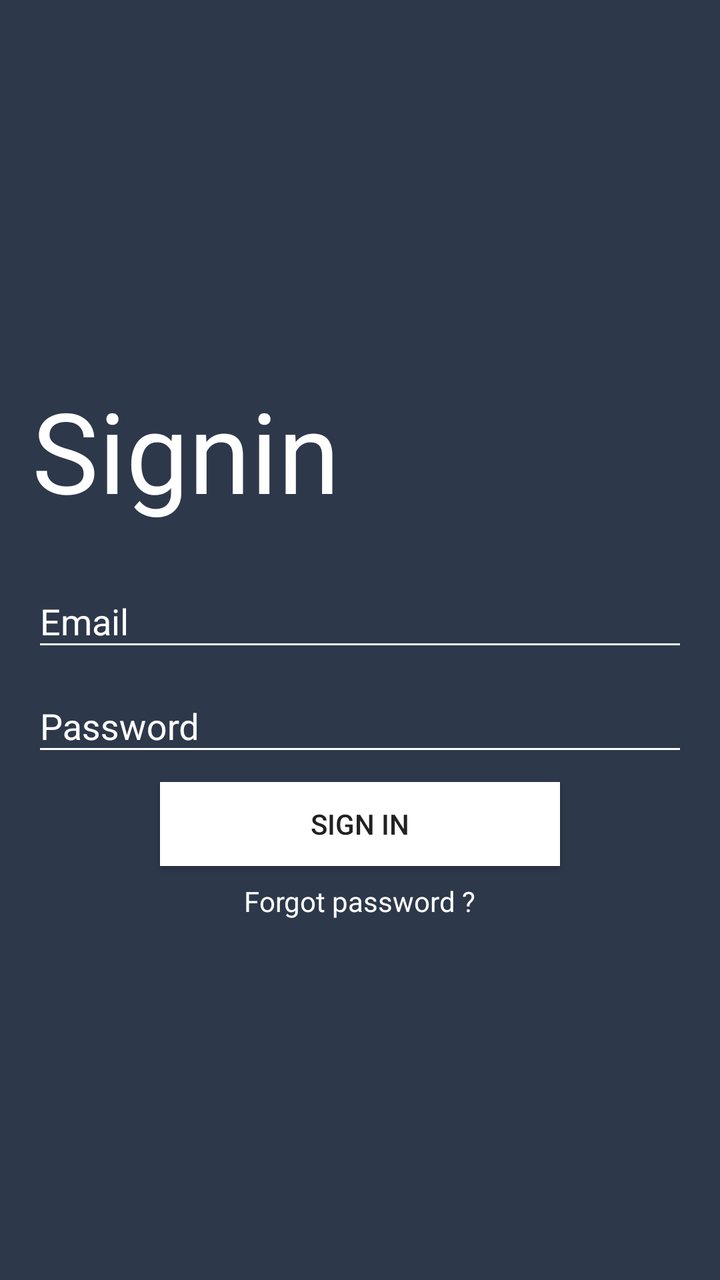
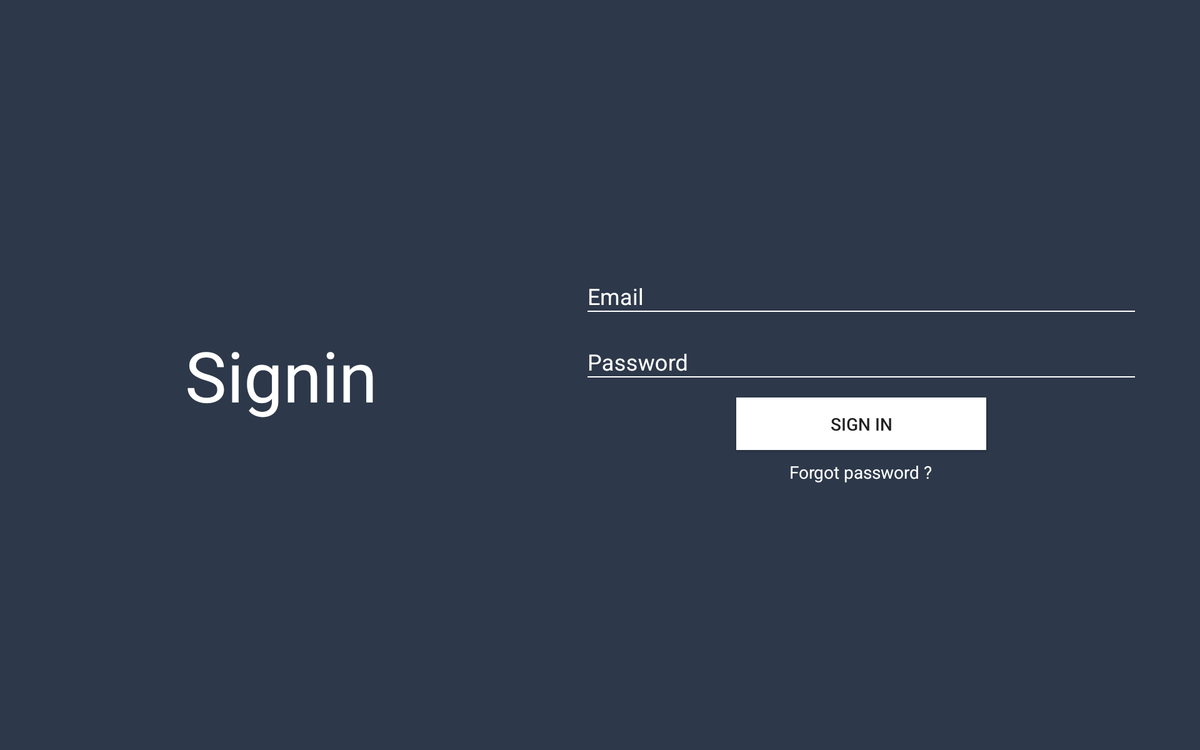

One screen, two layout resources from the same app: the default and the repository's alternative for another configuration. Each is rendered where Android would select it; the XML of both is given below.
<!-- AndroidManifest.xml: application theme AppTheme -->
<!-- res/layout/activity_login.xml -->
<?xml version="1.0" encoding="utf-8"?>
<android.support.design.widget.CoordinatorLayout xmlns:android="http://schemas.android.com/apk/res/android"
    xmlns:app="http://schemas.android.com/apk/res-auto"
    android:id="@+id/login_root_view"
    android:layout_width="match_parent"
    android:layout_height="match_parent"
    android:background="@color/colorPrimary">

    <LinearLayout
        android:layout_width="match_parent"
        android:layout_height="match_parent"
        android:gravity="center"
        android:orientation="vertical"
        android:padding="16dp">

        <android.support.v7.widget.AppCompatTextView
            android:layout_width="wrap_content"
            android:layout_height="wrap_content"
            android:layout_gravity="start"
            android:layout_marginBottom="16dp"
            android:layout_marginTop="16dp"
            android:text="@string/signin_greet"
            android:textAppearance="@style/TextAppearance.AppCompat.Display3"
            android:textColor="@color/colorWhite" />

        <android.support.design.widget.TextInputLayout
            android:layout_width="match_parent"
            android:layout_height="wrap_content"
            android:hint="@string/hint_email"
            android:textColorHint="@color/colorWhite"
            android:theme="@style/Theme.TextInputLayout">

            <android.support.design.widget.TextInputEditText
                android:id="@+id/login_email_box"
                android:layout_width="match_parent"
                android:layout_height="wrap_content"
                android:inputType="textEmailAddress"
                android:lines="1" />

        </android.support.design.widget.TextInputLayout>

        <android.support.design.widget.TextInputLayout
            android:layout_width="match_parent"
            android:layout_height="wrap_content"
            android:hint="@string/hint_password"
            android:textColorHint="@color/colorWhite"
            android:theme="@style/Theme.TextInputLayout"
            app:passwordToggleTint="@color/colorWhite">

            <android.support.design.widget.TextInputEditText
                android:id="@+id/login_password_box"
                android:layout_width="match_parent"
                android:layout_height="wrap_content"
                android:inputType="textPassword"
                android:lines="1" />

        </android.support.design.widget.TextInputLayout>

        <android.support.v7.widget.AppCompatButton
            android:id="@+id/login_email_signin_btn"
            android:layout_width="200dp"
            android:layout_height="42dp"
            android:layout_marginTop="8dp"
            android:background="@drawable/ic_button_accent_white"
            android:text="@string/btn_sign_in"
            android:textColor="@color/colorBlack" />

        <android.support.v7.widget.AppCompatTextView
            android:id="@+id/login_forgot_pass_txt"
            android:layout_width="wrap_content"
            android:layout_height="wrap_content"
            android:background="?attr/selectableItemBackground"
            android:clickable="true"
            android:padding="8dp"
            android:text="@string/login_forgot_password"
            android:textColor="@color/colorWhite" />
    </LinearLayout>


</android.support.design.widget.CoordinatorLayout>
<!-- resources referenced by this layout -->
<resources>
  <color name="colorBlack">#212121</color>
  <color name="colorPrimary">#2d384a</color>
  <color name="colorWhite">#FFFFFF</color>
  <!-- drawable ic_button_accent_white (drawable) -->
  <?xml version="1.0" encoding="utf-8"?>
  <selector xmlns:android="http://schemas.android.com/apk/res/android">
      <item android:drawable="@color/colorWhite">
          <shape android:shape="oval">
              <solid android:color="@color/colorWhite" />
          </shape>
      </item>
      <item android:drawable="@color/colorPrimaryDark" android:state_focused="false" android:state_pressed="true">
          <shape android:shape="oval">
              <solid android:color="@color/colorPrimaryDark" />
          </shape>
      </item>
      <item android:drawable="@color/colorPrimaryDark" android:state_focused="true" android:state_pressed="false">
          <shape android:shape="oval">
              <solid android:color="@color/colorPrimaryDark" />
          </shape>
      </item>
      <item android:drawable="@color/colorWhite" android:state_focused="true" android:state_pressed="false" />
  </selector>
  <string name="btn_sign_in">Sign in</string>
  <string name="hint_email">Email</string>
  <string name="hint_password">Password</string>
  <string name="login_forgot_password">Forgot password ?</string>
  <string name="signin_greet">Signin</string>
  <style name="Theme.TextInputLayout" parent="Theme.AppCompat.Light">
          <item name="colorPrimary">@color/colorWhite</item>
          <item name="colorPrimaryDark">@color/colorWhite</item>
          <item name="colorAccent">@color/colorWhite</item>
          <item name="android:textColorPrimary">@color/colorWhite</item>
          <item name="android:colorActivatedHighlight">@color/colorWhite</item>
          <item name="colorControlNormal">@color/colorWhite</item>
      </style>
  <!-- from res/values-v21/ -->
  <style name="AppTheme" parent="Theme.AppCompat.Light.NoActionBar">
          
          <item name="colorPrimary">@color/colorPrimary</item>
          <item name="colorPrimaryDark">@color/colorPrimaryDark</item>
          <item name="colorAccent">@color/colorAccent</item>
          <item name="android:windowTranslucentStatus">true</item>
  
          <item name="android:windowBackground">@color/windowBackgroundColor</item>
      </style>
  <color name="colorPrimaryDark">#1F2733</color>
  <color name="colorAccent">#FF4081</color>
  <color name="windowBackgroundColor">#FAFAFA</color>
</resources>
<!-- res/layout-large-land/activity_login.xml (the repository's variant of the layout above) -->
<!-- drawn on a 7-inch tablet turned sideways -->
<?xml version="1.0" encoding="utf-8"?>
<android.support.design.widget.CoordinatorLayout xmlns:android="http://schemas.android.com/apk/res/android"
    xmlns:app="http://schemas.android.com/apk/res-auto"
    android:id="@+id/login_root_view"
    android:layout_width="match_parent"
    android:layout_height="match_parent"
    android:background="@color/colorPrimary">

    <LinearLayout
        android:layout_width="match_parent"
        android:layout_height="match_parent"
        android:baselineAligned="false"
        android:gravity="center"
        android:orientation="horizontal"
        android:padding="16dp"
        android:weightSum="2">

        <LinearLayout
            android:layout_width="match_parent"
            android:layout_height="match_parent"
            android:layout_weight="1.1"
            android:gravity="center"
            android:orientation="vertical">

            <android.support.v7.widget.AppCompatTextView
                android:layout_width="wrap_content"
                android:layout_height="wrap_content"
                android:gravity="center"
                android:text="@string/signin_greet"
                android:textAppearance="@style/TextAppearance.AppCompat.Display3"
                android:textColor="@color/colorWhite" />
        </LinearLayout>

        <LinearLayout
            android:layout_width="match_parent"
            android:layout_height="match_parent"
            android:layout_weight="0.9"
            android:gravity="center"
            android:orientation="vertical"
            android:padding="32dp">

            <android.support.design.widget.TextInputLayout
                android:layout_width="match_parent"
                android:layout_height="wrap_content"
                android:hint="@string/hint_email"
                android:textColorHint="@color/colorWhite"
                android:theme="@style/Theme.TextInputLayout">

                <android.support.design.widget.TextInputEditText
                    android:id="@+id/login_email_box"
                    android:layout_width="match_parent"
                    android:layout_height="wrap_content"
                    android:inputType="textEmailAddress"
                    android:lines="1" />

            </android.support.design.widget.TextInputLayout>

            <android.support.design.widget.TextInputLayout
                android:layout_width="match_parent"
                android:layout_height="wrap_content"
                android:hint="@string/hint_password"
                android:textColorHint="@color/colorWhite"
                android:theme="@style/Theme.TextInputLayout"
                app:passwordToggleTint="@color/colorWhite">

                <android.support.design.widget.TextInputEditText
                    android:id="@+id/login_password_box"
                    android:layout_width="match_parent"
                    android:layout_height="wrap_content"
                    android:inputType="textPassword"
                    android:lines="1" />

            </android.support.design.widget.TextInputLayout>

            <android.support.v7.widget.AppCompatButton
                android:id="@+id/login_email_signin_btn"
                android:layout_width="200dp"
                android:layout_height="42dp"
                android:layout_marginTop="8dp"
                android:background="@drawable/ic_button_accent_white"
                android:text="@string/btn_sign_in"
                android:textColor="@color/colorBlack" />

            <android.support.v7.widget.AppCompatTextView
                android:id="@+id/login_forgot_pass_txt"
                android:layout_width="wrap_content"
                android:layout_height="wrap_content"
                android:background="?attr/selectableItemBackground"
                android:clickable="true"
                android:padding="8dp"
                android:text="@string/login_forgot_password"
                android:textColor="@color/colorWhite" />
        </LinearLayout>

    </LinearLayout>
</android.support.design.widget.CoordinatorLayout>
